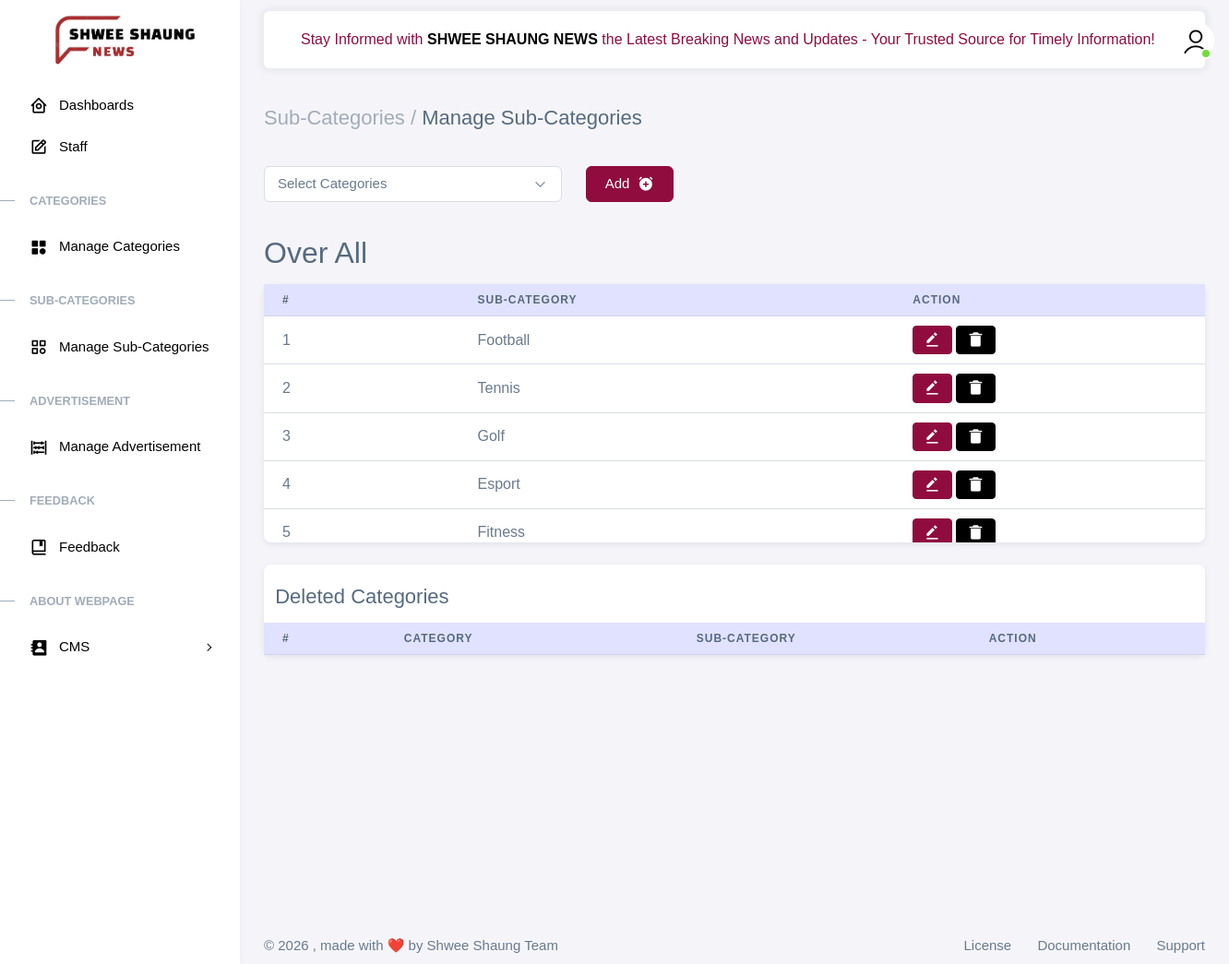
Page /admin/add_Subcategories.php on the committed database.
### tables this page shows
CREATE TABLE `sub_category` (
  `sid` int NOT NULL AUTO_INCREMENT,
  `C_Name` varchar(45) NOT NULL,
  `sub_name` varchar(45) NOT NULL,
  `status` varchar(45) DEFAULT NULL,
  PRIMARY KEY (`sid`)
);

### admin/add_Subcategories.php (the view, shortened to what the rows shown need)
<?php include('include/left_slidebar.php'); ?>
<?php include('include/top_header.php'); ?>
<div class="content-wrapper">
    <div class="container-xxl flex-grow-1 container-p-y">
        <div class="layout-wrapper layout-content-navbar">
            <div class="layout-container">
                <div class="layout-page">
                    <div class="row">
                        <div class="col">
                            <div class="row">
                                <div class="col-md-12">
                                    <div class="demo-box m-t-20">
                                                                <?php
                                                                include("OOP.php");
                                                                        ?>
                                        <br>
                                        <h2>
                                            <?php
                                            if ($_SERVER["REQUEST_METHOD"] == "POST") {
                                                $selectedOption = $_POST["cate"];
                                                echo htmlspecialchars($selectedOption);
                                            } else {
                                                echo "Over All";
                                            }
                                            ?>
                                        </h2>
                                        <div class="card mb-4">
                                            <div class="table-responsive tbl-fixed" style="max-height: 35vh;">
                                                <table class="table m-0" id="example">
                                                    <?php
                                                    if ($_SERVER["REQUEST_METHOD"] == "POST" && isset($_POST["cate"]))
                                                    {
                                                    ?>
                                                    <thead class="table-primary">
                                                    <tr>
                                                        <th><b>#</b></th>
                                                        <th><b>Sub-Category</b></th>
                                                        <th><b>Action</b></th>
                                                    </tr>
                                                    </thead>
                                                    <tbody>
                                                    <?php
                                                    $selectedOption = $_POST["cate"];
                                                    $var = new database();
                                                    $result1 = $var->showsubcategory($selectedOption);
                                                    $count = 0;
                                                    if ($result1->num_rows > 0) {
                                                        while ($row = $result1->fetch_assoc()) {
                                                            ++$count;
                                                            ?>
                                                            <tr>
                                                                <td scope="row"><?= $count ?></td>
                                                                <td><?= htmlspecialchars($row["sub_name"]) ?></td>
                                                                <td>
                                                                    <a class="btn btn-primary btn-sm"
                                                                       href="#"
                                                                       data-bs-toggle="modal"
                                                                       data-bs-target="#e<?= $row['sid'] ?>">
                                                                        <i class="bx bxs-edit-alt"></i>
                                                                    </a>
                                                                    <a class="btn btn-danger btn-sm"
                                                                       href="function.php?id=<?php echo urlencode($row['sid']) ?>">
                                                                        <i class="bx bxs-trash-alt"></i></a>
                                                                </td>
                                                            </tr>
                                                            <div class="modal fade" id="e<?= $row['sid'] ?>"
                                                                 tabindex="-1" aria-hidden="true">
                                                                <div class="modal-dialog " role="document">
                                                                    <div class="modal-content">
                                                                        <div class="modal-header">
                                                                            <h5 class="modal-title" id="add">
                                                                                Sub Category</h5>
                                                                            <button
                                                                                    type="button"
                                                                                    class="btn-close"
                                                                                    data-bs-dismiss="modal"
                                                                                    aria-label="Close"></button>
                                                                        </div>
                                                                        <div class="modal-body">
                                                                            <div class="row">
                                                                                <form action="function.php"
                                                                                      method="post">
                                                                                    <div class="col mb-3">
                                                                                        <label for="nameSmall"
                                                                                               class="form-label">Sub_Category
                                                                                            Name</label>
                                                                                        <input type="hidden"
                                                                                               name="editsub_sid"
                                                                                               value="<?= $row['sid'] ?>">
                                                                                        <input type="text" id="cid"
                                                                                               class="form-control"
                                                                                               name="editSub_Cate"
                                                                                               placeholder="Enter Category"
                                                                                               value="<?= $row['sub_name'] ?>" autocomplete="off">
                                                                                    </div>
                                                                            </div>
                                                                        </div>
                                                                        <div class="modal-footer">
                                                                            <button type="button"
                                                                                    class="btn btn-outline-secondary"
                                                                                    data-bs-dismiss="modal">
                                                                                Close
                                                                            </button>
                                                                            <button type="submit"
                                                                                    class="btn btn-primary">Save
                                                                            </button>
                                                                        </div>
                                                                        </form>
                                                                    </div>
                                                                </div>
                                                            </div>
                                                        <?php }
                                                    }
                                                    }
                                                    else
                                                    {
                                                    ?>
                                                    <thead class="table-primary">
                                                    <tr>
                                                        <th><b>#</b></th>
                                                        <th><b>Sub-Category</b></th>
                                                        <th><b>Action</b></th>
                                                    </tr>
                                                    </thead>
                                                    <tbody>
                                                    <?php
                                                    $var = new database();
                                                    $result1 = $var->showoversubcategory();
                                                    $count = 0;
                                                    if ($result1->num_rows > 0) {
                                                        while ($row = $result1->fetch_assoc()) {
                                                            ++$count;
                                                            ?>
                                                            <tr>
                                                                <td scope="row"><?= $count ?></td>
                                                                <td><?= $row["sub_name"] ?></td>
                                                                <td><a href="#" class="btn btn-primary btn-sm"
                                                                       data-bs-toggle="modal"
                                                                       data-bs-target="#e<?= $row['sid'] ?>">
                                                                        <i class="bx bxs-edit-alt"></i></a>
                                                                    <a class="btn btn-danger btn-sm"
                                                                       href="function.php?id=<?php echo urlencode($row['sid']) ?>">
                                                                        <i class="bx bxs-trash-alt"></i></a>
                                                                </td>
                                                            </tr>
                                                            <?php
                                                        }
                                                    }
                                                    }
                                                    ?>
                                                    </tbody>
                                                </table>
                                            </div>
                                        </div>
                                    </div>
                                </div>
                            </div>
                        </div>
                    </div>
                    <div class="col-xxl">
                        <div class="card mb-4">
                            <div class="row">
                                <div class="col-md-12">
                                    <div class="demo-box m-t-20">
                                        <div class="table-responsive tbl-fixed" style="max-height: 35vh;">
                                            <table class="table m-0  " id="example1">
                                                <thead class="table-primary">
                                                <tr>
                                                    <th><b>#</b></th>
                                                    <th><b>Category</b></th>
                                                    <th><b>Sub-Category</b></th>
                                                    <th><b>Action</b></th>
                                                </tr>
                                                </thead>
                                            </table>
                                        </div>
                                    </div>
                                </div>
                            </div>
                        </div>
                    </div>
                </div>
            </div>
        </div>
    </div>
</div>
<?php include "include/footer.php" ?>

### rows in the picture
sub_category: sub_name "Football"
sub_category: sub_name "Tennis"
sub_category: sub_name "Golf"
sub_category: sub_name "Esport"
sub_category: sub_name "Fitness"
